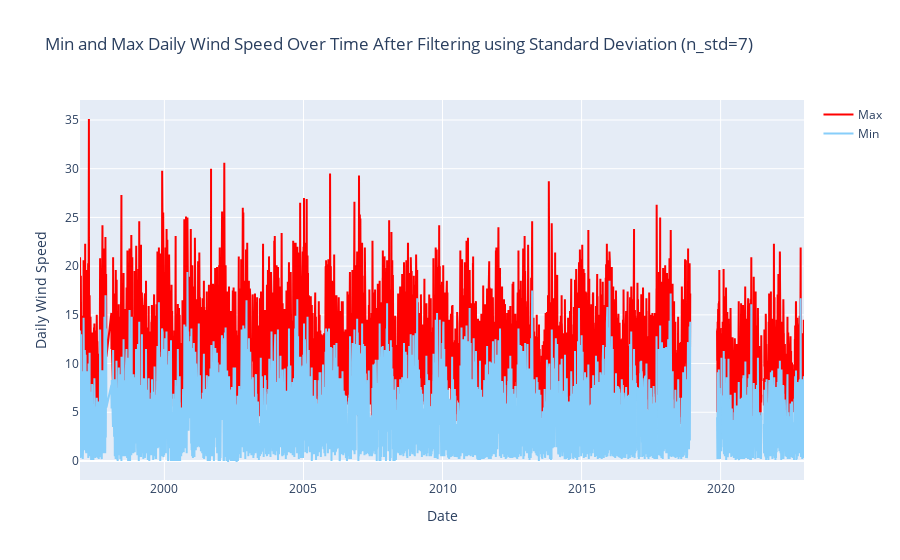

Notebook source saved alongside this figure:
### Code cell
# Standard Deviation Method

from numpy import mean, std

wind = kind_df["wind"]
wind_speed_data = wind['FF_10_wind']
n_std = 7

wind_speed_mean, wind_speed_std = mean(wind_speed_data), std(wind_speed_data)
cut_off = wind_speed_std * n_std
lower_threshold, upper_threshold = wind_speed_mean - cut_off, wind_speed_mean + cut_off

# Identify outliers based on the std threshold
outliers_mask    = (wind_speed_data > upper_threshold)
df_no_outliers   = wind[~outliers_mask]
df_outliers_only = wind[outliers_mask]

fig = get_min_max_fig(df_no_outliers, 'Min and Max Daily Wind Speed Over Time After Filtering using Standard Deviation (n_std=7) ')
fig.show()

### Figure 1 — Plotly figure (JSON) as saved in the notebook; plotly's stock layout.template omitted (floating-point values rounded to 4 significant figures; data arrays with more than 128 entries replaced by an {"elided": "..."} marker saying what was removed)
{"data": [{"marker": {"color": "red", "size": 3}, "mode": "lines", "name": "Max", "type": "scatter", "x": {"elided": "9390 str values"}, "y": {"elided": "9390 float values"}}, {"marker": {"color": "lightskyblue", "size": 3}, "mode": "lines", "name": "Min", "type": "scatter", "x": {"elided": "9390 str values"}, "y": {"elided": "9390 float values"}}], "layout": {"title": {"text": "Min and Max Daily Wind Speed Over Time After Filtering using Standard Deviation (n_std=7) "}, "xaxis": {"title": {"text": "Date"}}, "yaxis": {"title": {"text": "Daily Wind Speed"}}}}
